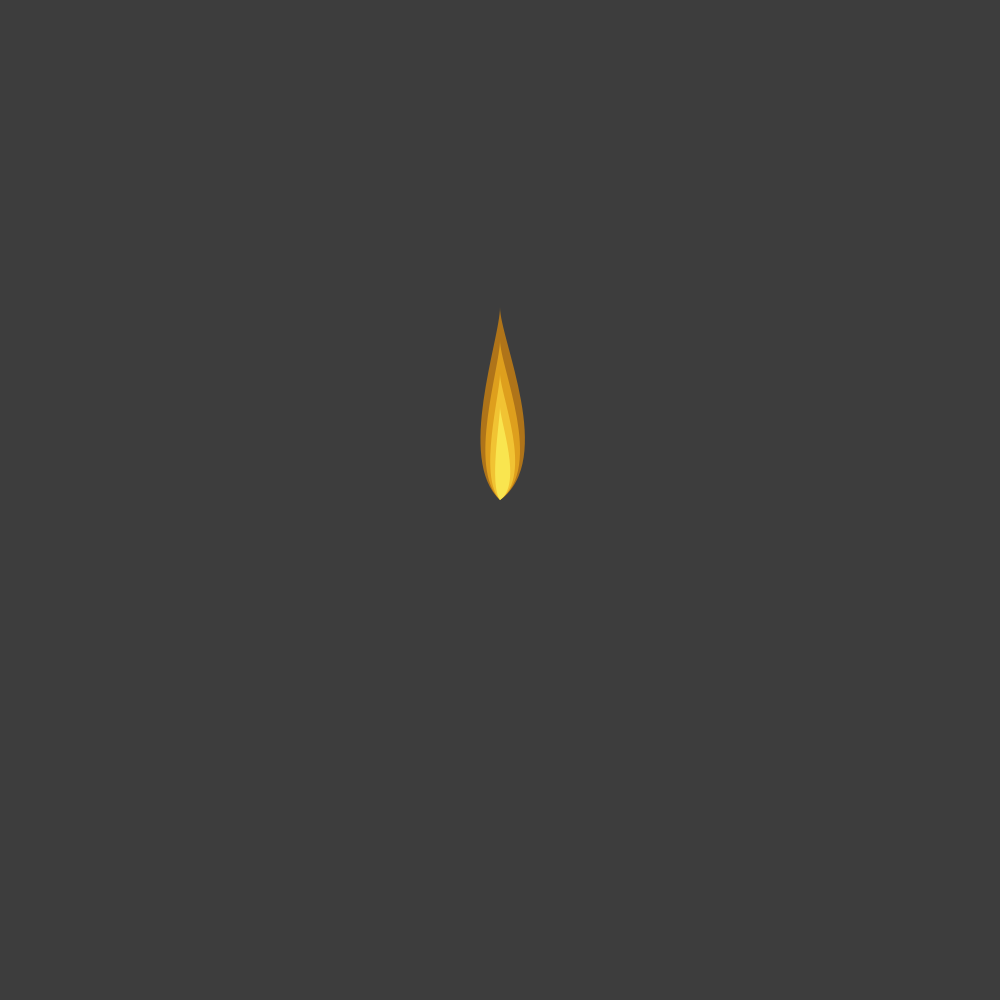
Frame 1 (no input)
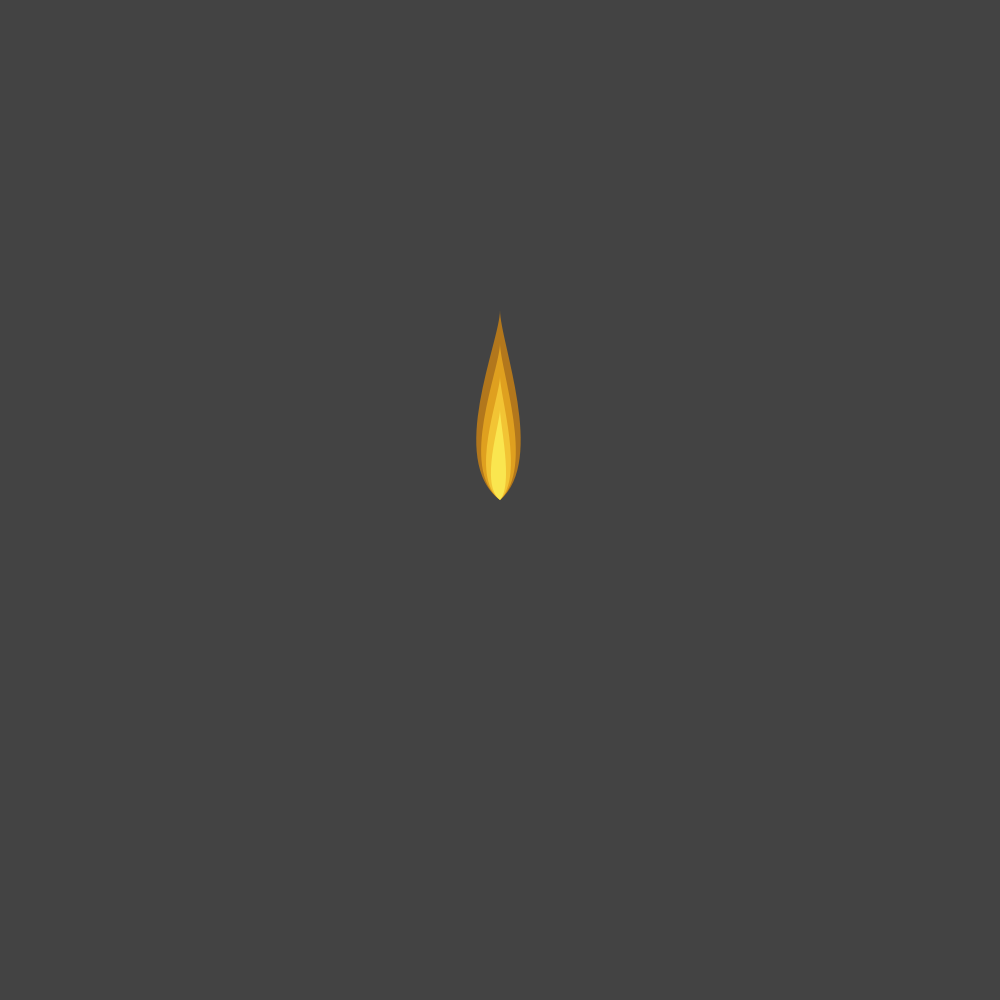
Frame 60 (the mouse pressed at the canvas centre just before this capture)
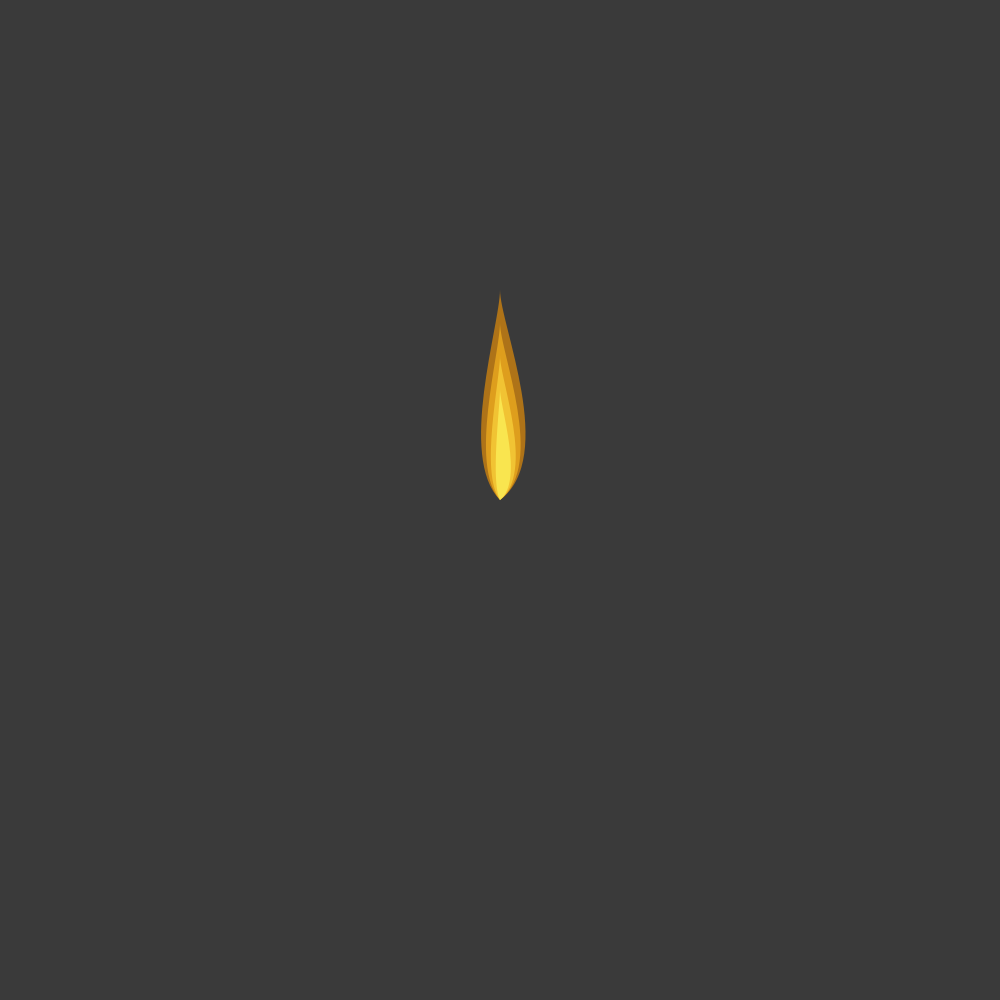
Frame 120 (the mouse held since frame 60 and released just before this capture)

The Processing sketch that drew these frames (run headless with seeded random() and noise(); from frame 60 on, the mouse is pressed at the canvas centre):

// Processing sketch: processing_139304
// ── processing_139304.pde


void setup() {
  size(1000, 1000);
  frameRate(15);
}

  
void draw() {
//flame
  //(flame size)(Anchor/Control)(axis)(first/second)(left/right)
  //constants
  float aX1 = 500; //bottom anchor
  float aY1 = 500;
  float aX2 = 500; //top anchor
  float cX2 = 500; //control point
  //linear variables
  float cY1 = 550; //first control y
  float Y2 = random(275, 325); //second y
  float cX1R = random(725, 875); //first x control left
  float cX1L = 200 + (cX1R - 800); //first x conrol right
  //color
  float flamecolorG = 155;
  float flamecolorB = 0;
  float backgroundLight = (Y2 + cX1R - 460)/10;
  noStroke();
  background(backgroundLight);
   while(cY1 > 500) {
     fill(255, flamecolorG, flamecolorB, 150); 
     curve(cX1L , cY1, aX1, aY1, aX2, Y2, cX2, Y2);
     curve(cX1R, cY1, aX1, aY1, aX2, Y2, cX2, Y2);
     cY1 = cY1 - 15;
     Y2 = Y2 + 33;
     cX1R = cX1R - 66;
     cX1L = cX1L + 66;
     flamecolorB = flamecolorB + 33;
     flamecolorG = flamecolorG + 33;     
   }

}
